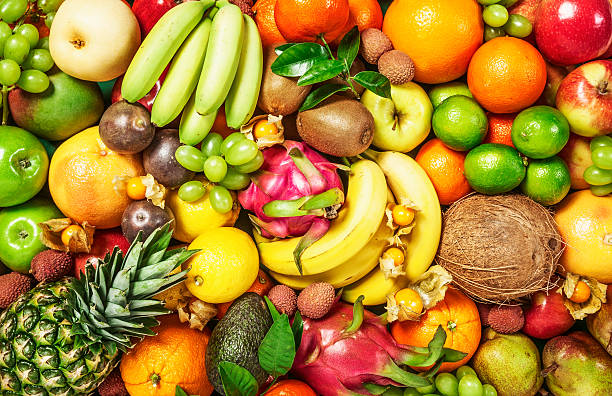
#> input picture fruits.jpg, 612 x 396 px
$ python -i features.py   (imports and definitions only)
#> lines starting #> are read from the running program, lines starting #| are printed output that depends on the picture
"""
image_features.py
=================
Image-based feature detection and management for visual servoing.
Uses Harris corner detection to extract features from images.
"""

import numpy as np
import matplotlib.pyplot as plt
from scipy import signal
from scipy.ndimage import maximum_filter
import cv2


class HarrisCornerDetector:
    """
    Harris corner detector for extracting features from images.
    """

    def __init__(
        self, k=0.04, threshold=0.01, window_size=3, sigma=1.0, min_distance=10
    ):
        """
        Initialize Harris corner detector.

        Args:
            k: Harris detector free parameter (typically 0.04-0.06)
            threshold: Threshold for corner response (fraction of max response)
            window_size: Size of Gaussian window for computing gradients
            sigma: Standard deviation for Gaussian smoothing
            min_distance: Minimum distance between detected corners (pixels)
        """
        self.k = k
        self.threshold = threshold
        self.window_size = window_size
        self.sigma = sigma
        self.min_distance = min_distance

    def detect_corners(self, image, max_corners=None, min_distance=None):
        """
        Detect Harris corners in an image.

        Args:
            image: Grayscale image (H x W)
            max_corners: Maximum number of corners to return
            min_distance: Minimum distance between corners (pixels)

        Returns:
            Nx2 array of corner coordinates (u, v)
        """
        if min_distance is None:
            min_distance = self.min_distance

        if len(image.shape) == 3:
            # Convert to grayscale if needed
            image = np.mean(image, axis=2)

        # Normalize image to [0, 1]
        image = image.astype(float)
        if image.max() > 1.0:
            image = image / 255.0

        # Compute image gradients
        Ix, Iy = self._compute_gradients(image)

        # Compute structure tensor elements
        Ixx = Ix * Ix
        Iyy = Iy * Iy
        Ixy = Ix * Iy

        # Apply Gaussian smoothing to structure tensor
        window = self._gaussian_window(self.window_size, self.sigma)

        Sxx = signal.convolve2d(Ixx, window, mode="same", boundary="symm")
        Syy = signal.convolve2d(Iyy, window, mode="same", boundary="symm")
        Sxy = signal.convolve2d(Ixy, window, mode="same", boundary="symm")

        # Compute Harris corner response
        # R = det(M) - k * trace(M)^2
        # where M is the structure tensor
        det_M = Sxx * Syy - Sxy * Sxy
        trace_M = Sxx + Syy
        R = det_M - self.k * (trace_M**2)

        # Threshold
        threshold_val = self.threshold * R.max()
        R_thresholded = R * (R > threshold_val)

        # Non-maximum suppression
        corners = self._non_maximum_suppression(R_thresholded, min_distance)

        # Limit number of corners
        if max_corners is not None and len(corners) > max_corners:
            # Sort by corner response and keep top corners
            responses = R[corners[:, 1], corners[:, 0]]
            top_indices = np.argsort(responses)[-max_corners:]
            corners = corners[top_indices]

        return corners

    def _compute_gradients(self, image):
        """
        Compute image gradients using Sobel operators.

        Args:
            image: Input image

        Returns:
            tuple: (Ix, Iy) gradient images
        """
        # Sobel kernels
        sobel_x = np.array([[-1, 0, 1], [-2, 0, 2], [-1, 0, 1]]) / 8.0

        sobel_y = np.array([[-1, -2, -1], [0, 0, 0], [1, 2, 1]]) / 8.0

        Ix = signal.convolve2d(image, sobel_x, mode="same", boundary="symm")
        Iy = signal.convolve2d(image, sobel_y, mode="same", boundary="symm")

        return Ix, Iy

    def _gaussian_window(self, size, sigma):
        """
        Create a Gaussian window.

        Args:
            size: Window size
            sigma: Standard deviation

        Returns:
            2D Gaussian kernel
        """
        ax = np.arange(-size // 2 + 1, size // 2 + 1)
        xx, yy = np.meshgrid(ax, ax)

        kernel = np.exp(-(xx**2 + yy**2) / (2 * sigma**2))
        kernel = kernel / kernel.sum()

        return kernel

    def _non_maximum_suppression(self, response, min_distance):
        """
        Apply non-maximum suppression to corner response.

        Args:
            response: Harris corner response map
            min_distance: Minimum distance between corners

        Returns:
            Nx2 array of corner coordinates
        """
        # Find local maxima
        local_max = maximum_filter(response, size=min_distance)
        maxima_mask = (response == local_max) & (response > 0)

        # Get coordinates of corners
        corners = np.column_stack(np.where(maxima_mask))

        # Convert from (row, col) to (u, v) = (x, y)
        corners = corners[:, [1, 0]]

        return corners

    # [36 lines left out: function visualize_corners, not called in this run]


class ImageFeatureScene:
    """
    Creates a virtual scene from image features.
    Uses Harris corners from a reference image to generate 3D points.
    """

    # [234 lines left out: functions __init__, _load_image, _create_test_pattern, _corners_to_3d_points, get_scene_info, visualize and 3 more, not called in this run]


# Testing
# [36 lines not run here, left out]

>>> import cv2
>>> picture = cv2.imread('fruits.jpg')
#> picture is the input picture: shape (396, 612, 3); mean B, G, R 46.3, 131.7, 171.8
>>> result = HarrisCornerDetector().detect_corners(picture)
#> in detect_corners, `image = np.mean(image, axis=2)`:
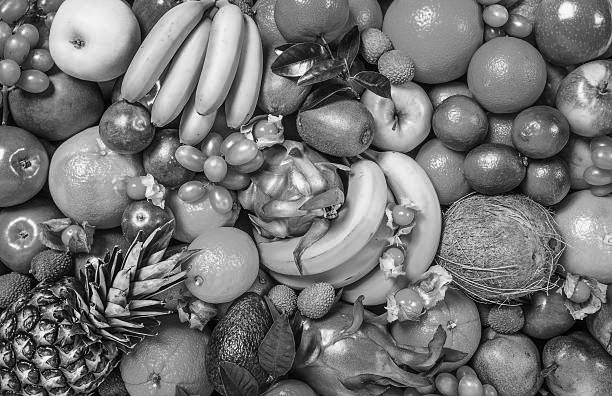
#> image: shape (396, 612) float64; min 0, max 255, mean 116.6
#> in _compute_gradients, `Ix = signal.convolve2d(image, sobel_x, mode="same", boundary="symm")`:
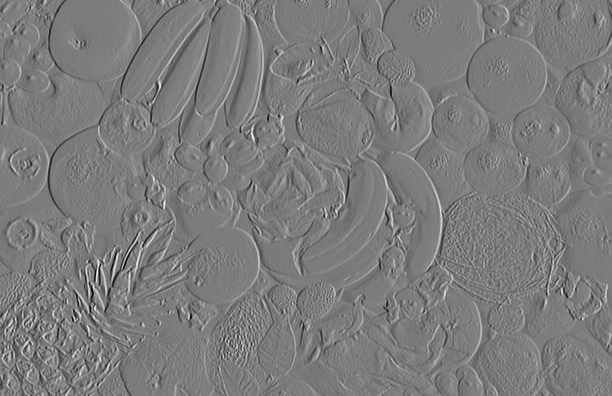
#> Ix: shape (396, 612) float64; min -0.434, max 0.457, mean -7e-05; drawn with min black and max white
#> in _compute_gradients, `Iy = signal.convolve2d(image, sobel_y, mode="same", boundary="symm")`:
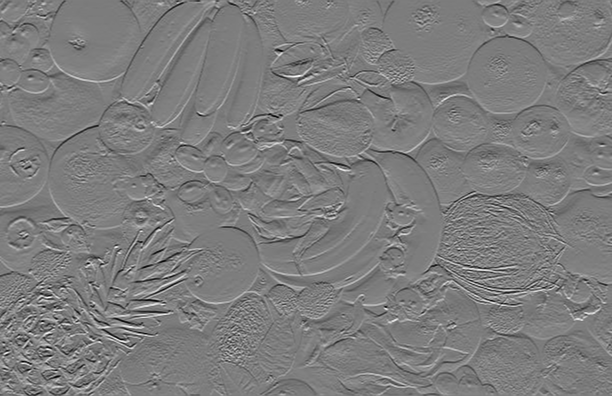
#> Iy: shape (396, 612) float64; min -0.423, max 0.439, mean 0.000377; drawn with min black and max white
#> in detect_corners, `Ixy = Ix * Iy`:
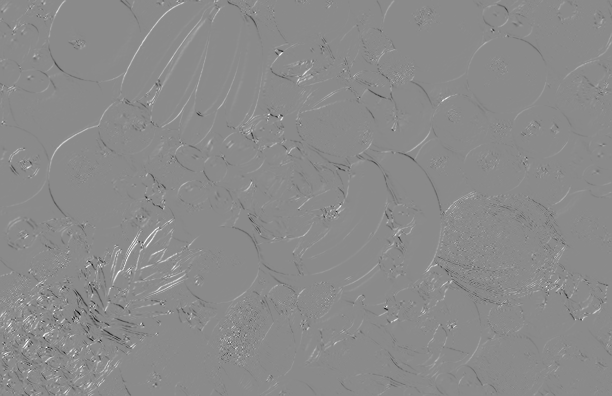
#> Ixy: shape (396, 612) float64; min -0.104, max 0.0867, mean 0.000254; drawn with min black and max white
#> in detect_corners, `trace_M = Sxx + Syy`:
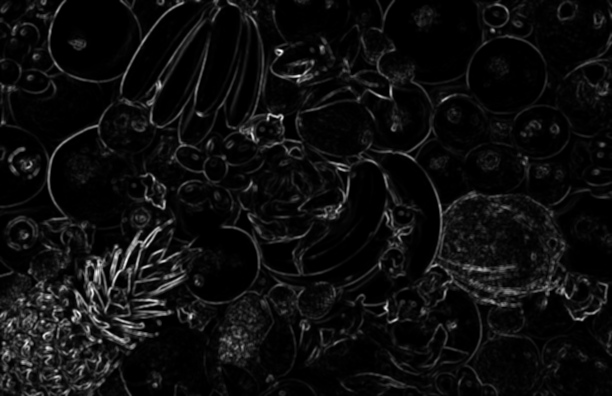
#> trace_M: shape (396, 612) float64; min 1.93e-34, max 0.116, mean 0.00665; drawn with min black and max white
#> in detect_corners, `R = det_M - self.k * (trace_M**2)`:
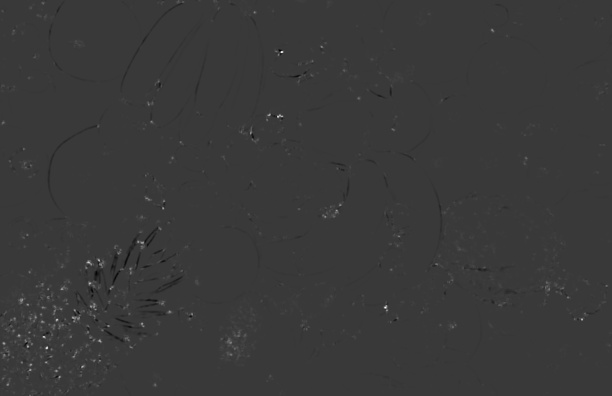
#> R: shape (396, 612) float64; min -0.000478, max 0.00165, mean 3.74e-06; drawn with min black and max white
#> in detect_corners, `threshold_val = self.threshold * R.max()`: threshold_val = 1.65e-05
#> in _non_maximum_suppression, `maxima_mask = (response == local_max) & (response > 0)`:
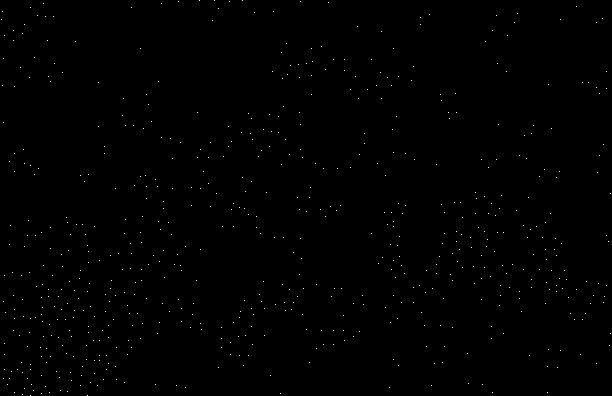
#> maxima_mask: shape (396, 612) bool; 0.27% white in thin lines or dots
#> in _non_maximum_suppression, `corners = np.column_stack(np.where(maxima_mask))`: corners = 658 pairs, first value 0 to 395, second value 1 to 610
#> in _non_maximum_suppression, `corners = corners[:, [1, 0]]`: corners = 658 pairs, first value 1 to 610, second value 0 to 395
#> result has the same summary as corners in _non_maximum_suppression
